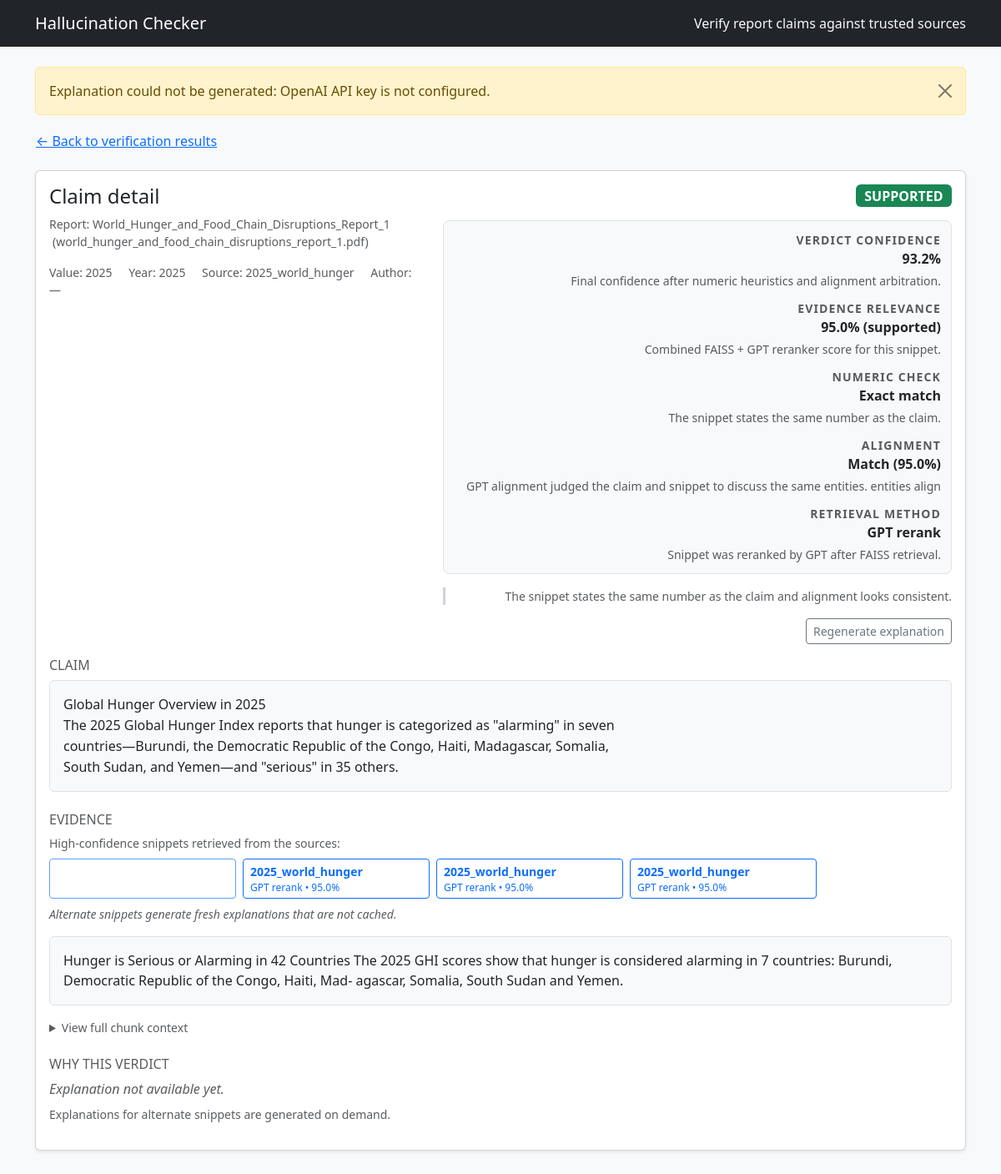
Screenshot of /claim/4 with the database file from the repository.
### src/hallcheck/models.py (models this page shows)
class Base(DeclarativeBase):
    """Declarative base class."""

class Document(Base):
    __tablename__ = "documents"
    id: Mapped[int] = mapped_column(Integer, primary_key=True, autoincrement=True)
    kind: Mapped[DocumentKind] = mapped_column(Enum(DocumentKind), nullable=False)
    path: Mapped[str] = mapped_column(String(512), nullable=False)
    title: Mapped[Optional[str]] = mapped_column(String(256), nullable=True)
    author: Mapped[Optional[str]] = mapped_column(String(256), nullable=True)
    year: Mapped[Optional[int]] = mapped_column(Integer, nullable=True)
    chunks: Mapped[List["Chunk"]] = relationship("Chunk", back_populates="document", cascade="all, delete-orphan")
    claims: Mapped[List["Claim"]] = relationship("Claim", back_populates="document", cascade="all, delete-orphan")

class Claim(Base):
    __tablename__ = "claims"
    id: Mapped[int] = mapped_column(Integer, primary_key=True, autoincrement=True)
    doc_id: Mapped[int] = mapped_column(ForeignKey("documents.id"), nullable=False, index=True)
    sentence: Mapped[str] = mapped_column(Text, nullable=False)
    value: Mapped[Optional[float]] = mapped_column(Float, nullable=True)
    units: Mapped[Optional[str]] = mapped_column(String(64), nullable=True)
    year: Mapped[Optional[int]] = mapped_column(Integer, nullable=True)
    meta: Mapped[Optional[dict]] = mapped_column(JSON, nullable=True)
    document: Mapped[Document] = relationship("Document", back_populates="claims")
    verdicts: Mapped[List["Verdict"]] = relationship("Verdict", back_populates="claim", cascade="all, delete-orphan")

class Verdict(Base):
    __tablename__ = "verdicts"
    id: Mapped[int] = mapped_column(Integer, primary_key=True, autoincrement=True)
    claim_id: Mapped[int] = mapped_column(ForeignKey("claims.id"), nullable=False, index=True)
    status: Mapped[VerdictStatus] = mapped_column(Enum(VerdictStatus), nullable=False)
    confidence: Mapped[float] = mapped_column(Float, nullable=False)
    evidence: Mapped[Optional[dict]] = mapped_column(JSON, nullable=True)
    explanation: Mapped[Optional[str]] = mapped_column(Text, nullable=True)
    claim: Mapped[Claim] = relationship("Claim", back_populates="verdicts")

### app.py (the view)
@app.get("/claim/<int:claim_id>")
def claim_detail(claim_id: int):
    try:
        detail = fetch_claim_detail(claim_id)
    except ValueError as exc:
        flash(str(exc), "warning")
        return redirect(url_for("home"))
    except Exception as exc:  # pragma: no cover - defensive handling
        flash(f"Unable to load claim: {exc}", "danger")
        return redirect(url_for("home"))
    if not detail.get("explanation"):
        try:
            detail["explanation"] = get_or_make_explanation(claim_id)
        except Exception as exc:  # pragma: no cover - defensive handling
            flash(f"Explanation could not be generated: {exc}", "warning")
    report_meta = None
    report_doc_id = detail.get("report_doc_id")
    if report_doc_id is not None:
        report_meta = get_report_details(report_doc_id)
    regen_form = RegenerateExplanationForm()
    return render_template("claim_detail.html", detail=detail, report=report_meta, regen_form=regen_form)

### app.py
class RegenerateExplanationForm(FlaskForm):
    submit = SubmitField("Regenerate explanation")

### app.py (called while the page is built)
@app.context_processor
def inject_globals():
    return {"STATUS_BADGES": STATUS_BADGES}

### src/hallcheck/db.py (called while the page is built)
def init_db() -> None:
    from .models import Base  # Imported lazily to avoid circular import
    Base.metadata.create_all(bind=engine)
    _ensure_verdict_explanation_column()
    _ensure_document_author_column()
    _ensure_chunk_tables_column()

@contextmanager
def get_session() -> Iterator[Session]:
    session = SessionLocal()
    try:
        yield session
        session.commit()
    except Exception:
        session.rollback()
        raise
    finally:
        session.close()

def _ensure_verdict_explanation_column() -> None:
    try:
        with engine.begin() as connection:
            inspector = inspect(connection)
            if "verdicts" not in inspector.get_table_names():
                return
            column_names = {col["name"] for col in inspector.get_columns("verdicts")}
            if "explanation" in column_names:
                return
            connection.execute(text("ALTER TABLE verdicts ADD COLUMN explanation TEXT"))
    except Exception:
        pass

def _ensure_document_author_column() -> None:
    try:
        with engine.begin() as connection:
            inspector = inspect(connection)
            if "documents" not in inspector.get_table_names():
                return
            column_names = {col["name"] for col in inspector.get_columns("documents")}
            if "author" in column_names:
                return
            connection.execute(text("ALTER TABLE documents ADD COLUMN author VARCHAR(256)"))
    except Exception:
        pass

def _ensure_chunk_tables_column() -> None:
    try:
        with engine.begin() as connection:
            inspector = inspect(connection)
            if "chunks" not in inspector.get_table_names():
                return
            column_names = {col["name"] for col in inspector.get_columns("chunks")}
            if "tables" in column_names:
                return
            connection.execute(text("ALTER TABLE chunks ADD COLUMN tables JSON"))
    except Exception:
        pass

### src/hallcheck/tables.py (called while the page is built, shortened)
def extract_tables_from_text(text: str) -> List[str]:
    tables: List[str] = []
    return tables

### src/hallcheck/webbridge.py (called while the page is built)
def _candidate_method(method: Optional[str], candidate: Optional[dict]) -> str:
    if method:
        return method
    if candidate and candidate.get("rerank_score") is not None:
        return "gpt_rerank"
    return "faiss"

### templates/claim_detail.html (shortened to what this page needs)
{% extends "layout.html" %}
{% block content %}
<div class="mb-3">
  {% if detail.report_doc_id %}
    <a href="{{ url_for('results', report_doc_id=detail.report_doc_id) }}#claim-{{ detail.claim_id }}" class="btn btn-link px-0">
      &larr; Back to verification results
    </a>
  {% else %}
    <a href="{{ url_for('home') }}" class="btn btn-link px-0">&larr; Back to dashboard</a>
  {% endif %}
</div>
<div class="card shadow-sm mb-4">
  <div class="card-body" id="claimDetailCard" data-claim-id="{{ detail.claim_id }}">
    <div class="d-flex justify-content-between align-items-start flex-column flex-lg-row gap-4 mb-3">
      <div>
        <h1 class="h4 mb-2">Claim detail</h1>
        {% if report %}
          <div class="small text-muted">
            Report: {{ report.title }}
            {% if report.filename %}
              <span class="ms-1 text-lowercase">({{ report.filename }})</span>
            {% endif %}
          </div>
        {% endif %}
        <div class="small text-muted mt-3" id="claimMetaData">
          {% if detail.value is not none %}
            <span id="claimValueWrapper">Value: <span id="claimValueText">{{ "{:g}".format(detail.value) }}</span></span>
          {% endif %}
          {% if detail.year %}
            <span class="ms-3" id="claimYearWrapper">Year: <span id="claimYearText">{{ detail.year }}</span></span>
          {% endif %}
          <span class="ms-3" id="claimSourceWrapper">Source: <span id="claimSourceTitle">{{ detail.source_title or "—" }}</span></span>
          <span class="ms-3" id="claimSourceAuthorWrapper">Author: <span id="claimSourceAuthor">{{ detail.source_author or "—" }}</span></span>
        </div>
      </div>
      <div class="text-lg-end w-100 w-lg-auto summary-panel">
        {% set badge_class = STATUS_BADGES.get(detail.status, 'bg-secondary') %}
        <span class="badge {{ badge_class }} fs-6">{{ detail.status }}</span>
        <div class="evidence-summary mt-3" id="summaryMetrics">
          {% if detail.summary_metrics %}
            {% for metric in detail.summary_metrics %}
              <div class="summary-row">
                <div class="summary-label text-muted small text-uppercase">{{ metric.label }}</div>
                <div class="summary-value">{{ metric.value }}</div>
                {% if metric.description %}
                  <div class="summary-desc text-muted small">{{ metric.description }}</div>
                {% endif %}
              </div>
            {% endfor %}
          {% else %}
            <div class="summary-row text-muted small">No evidence metrics available.</div>
          {% endif %}
        </div>
        {% if detail.summary_rationale %}
          <div class="summary-rationale text-muted small mt-3" id="summaryRationale">{{ detail.summary_rationale }}</div>
        {% else %}
          <div class="summary-rationale text-muted small mt-3 d-none" id="summaryRationale"></div>
        {% endif %}
        <form action="{{ url_for('claim_regen', claim_id=detail.claim_id) }}" method="post" class="mt-3">
          {{ regen_form.submit(class="btn btn-outline-secondary btn-sm") }}
        </form>
      </div>
    </div>
    <section class="mb-4">
      <h2 class="h6 text-uppercase text-muted">Claim</h2>
      <div class="text-block bg-light border rounded p-3">{{ detail.sentence }}</div>
    </section>
    <section
      class="mb-4"
      id="claimEvidenceSection"
      data-claim-id="{{ detail.claim_id }}"
      data-active-index="{{ detail.primary_candidate_index if detail.primary_candidate_index is not none else 0 }}"
    >
      <h2 class="h6 text-uppercase text-muted">Evidence</h2>
      {% if detail.candidate_options and detail.candidate_options|length > 1 %}
        <div class="mb-3" id="candidateSelector">
          <p class="small text-muted mb-2">High-confidence snippets retrieved from the sources:</p>
          <div class="candidate-option-stack" role="group">
            {% for option in detail.candidate_options %}
              <button
                type="button"
                class="btn btn-outline-primary btn-sm candidate-option {% if option.is_primary %}active{% endif %}"
                data-candidate-index="{{ option.index }}"
                aria-pressed="{{ 'true' if option.is_primary else 'false' }}"
              >
                <span class="candidate-option-title">{{ option.doc_label }}</span>
                <span class="candidate-option-meta">
                  {{ option.method_label }}
                  {% if option.confidence_percent is not none %}
                    • {{ option.confidence_percent }}%
                  {% endif %}
                </span>
              </button>
            {% endfor %}
          </div>
          <p class="small text-muted fst-italic mt-2" id="candidateSwitcherNote">
            Alternate snippets generate fresh explanations that are not cached.
          </p>
        </div>
      {% endif %}
      <div id="evidenceContent">
        <div id="evidenceSnippetWrapper">
          <div
            id="evidenceSnippet"
            class="text-block bg-light border rounded p-3"
          >{{ detail.evidence_text or "" }}</div>
        </div>
        <details class="mt-3" id="evidenceFullContext" {% if not detail.evidence_full_text or detail.evidence_full_text == detail.evidence_text %}hidden{% endif %}>
          <summary class="small text-muted">View full chunk context</summary>
        </details>
      </div>
    </section>
    <section>
      <h2 class="h6 text-uppercase text-muted">Why this verdict</h2>
      <p id="explanationFallback" class="text-muted fst-italic mb-2{% if detail.explanation %} d-none{% endif %}">
        Explanation not available yet.
      </p>
      <p class="small text-muted" id="explanationCacheNote">
        {% if detail.explanation %}
          Cached explanation for the primary snippet.
        {% else %}
          Explanations for alternate snippets are generated on demand.
        {% endif %}
      </p>
    </section>
  </div>
</div>
{% endblock %}

### static/styles.css (style rules this page uses)
body { background-color: #f8f9fa; }
.text-block { white-space: pre-wrap; font-family: inherit; line-height: 1.55; }
details summary { cursor: pointer; }
.candidate-option-stack { display: flex; flex-direction: row; flex-wrap: wrap; gap: 0.5rem; }
.candidate-option { align-items: flex-start; display: inline-flex; flex-direction: column; gap: 0.15rem; min-width: 14rem; text-align: left; }
.candidate-option.active { color: #fff; }
.candidate-option .candidate-option-title { font-weight: 600; }
.candidate-option .candidate-option-meta { font-size: 0.75rem; line-height: 1.2; }
.summary-panel { min-width: 18rem; }
.evidence-summary { background-color: #f8f9fb; border: 1px solid #dee2e6; border-radius: 0.5rem; padding: 0.75rem; }
.summary-row + .summary-row { margin-top: 0.75rem; }
.summary-label { letter-spacing: 0.08em; font-weight: 600; }
.summary-value { font-weight: 600; font-size: 1rem; }
.summary-desc { margin-top: 0.25rem; }
.summary-rationale { border-left: 3px solid #ced4da; padding-left: 0.75rem; }

### rows the page displays
Document: title "World_Hunger_and_Food_Chain_Disruptions_Report_1"
Claim: value "2025", year "2025", sentence "Global Hunger Overview in 2025 The 2025 Global Hunger Index reports that hunger is categorized as \"alarming\" in seven countries—Burundi, the Democratic Republic of the Congo, Haiti, Madagascar, Somalia, South Sudan, and Yemen—and \"serious\" in 35 others."
Document: title "2025_world_hunger", doc_label "2025_world_hunger", method_label "GPT rerank", confidence_percent "95.0"
Verdict: status "SUPPORTED"

### other values shown
{{ message }} "Explanation could not be generated: OpenAI API key is not configured."
{{ report.filename }} "world_hunger_and_food_chain_disruptions_report_1.pdf"
{{ detail.source_author or "—" }} "—"
{{ metric.label }} "VERDICT CONFIDENCE" "EVIDENCE RELEVANCE" "NUMERIC CHECK" "ALIGNMENT" "RETRIEVAL METHOD"
{{ metric.value }} "93.2%" "95.0% (supported)" "Exact match" "Match (95.0%)" "GPT rerank"
{{ metric.description }} "Final confidence after numeric heuristics and alignment arbitration." "Combined FAISS + GPT reranker score for this snippet." "The snippet states the same number as the claim." "GPT alignment judged the claim and snippet to discuss the same entities. entities align" "Snippet was reranked by GPT after FAISS retrieval."
{{ detail.summary_rationale }} "The snippet states the same number as the claim and alignment looks consistent."
